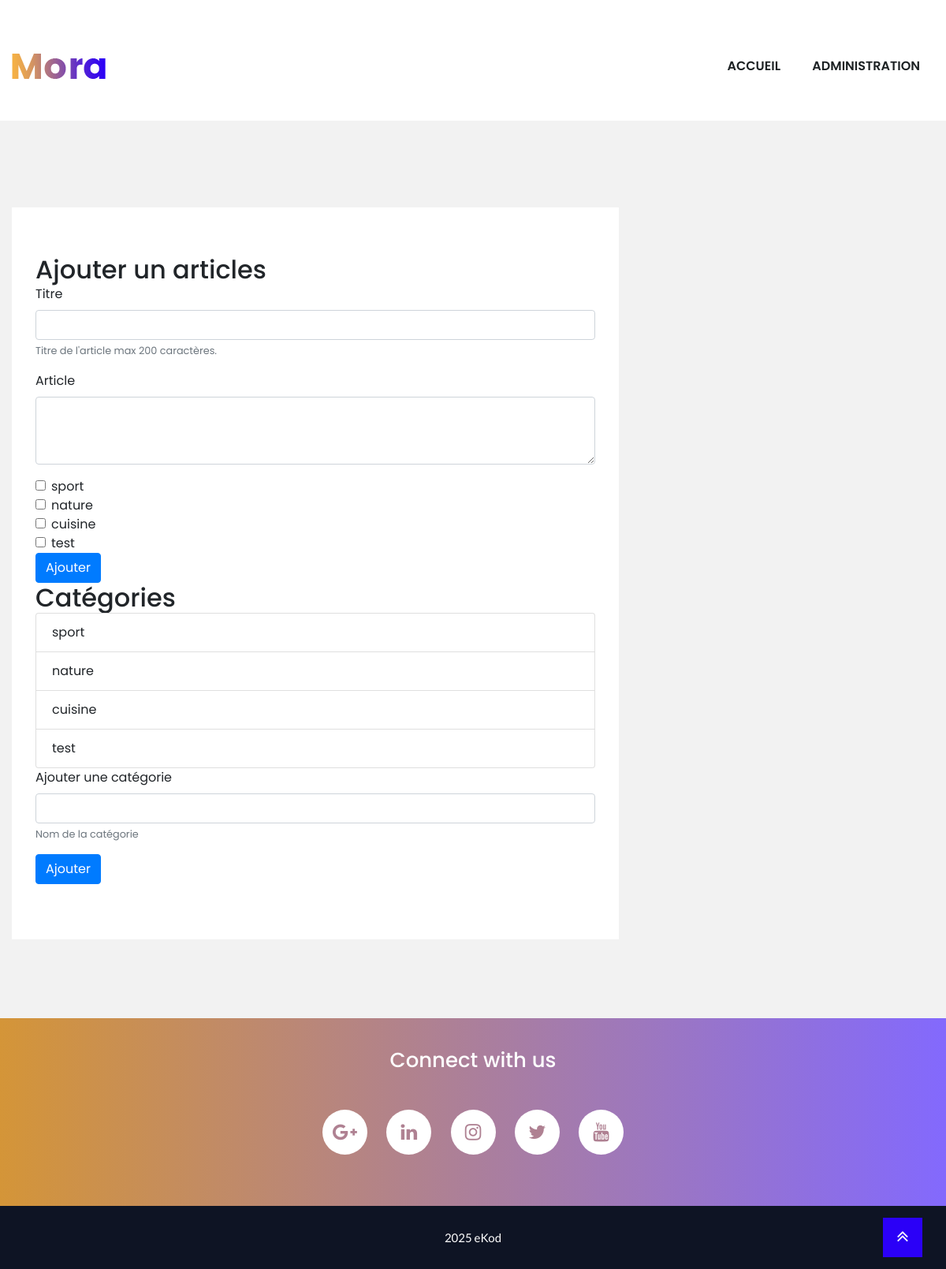
Screenshot of /mora-blog-placeholder/admin.php with the database file from the repository.
### tables this page shows
CREATE TABLE `category` (
  `id` int(11) NOT NULL,
  `name` varchar(255) NOT NULL
);

### mora-blog-placeholder/admin.php (the view, shortened to what this page needs)
<?php
include 'includes/header.php';
?>
    <section class="post_section news_post">
        <div class="container">
            <div class="row post_section_inner">
                <div class="col-lg-8">
                    <div class="news_left_sidebar">
                        <h2>Ajouter un articles</h2>
                        <form action="admin.php" method="post">
                            <div class="form-group">
                                <label for="post_title">Titre</label>
                                <input type="text" class="form-control" id="post_title" name="post_title" aria-describedby="titleHelp">
                                <small id="titleHelp" class="form-text text-muted">Titre de l'article max 200 caractères.</small>
                            </div>
                            <div class="form-group">
                                <label for="post_text">Article</label>
                                <textarea class="form-control" id="post_text" name="post_text" rows="3"></textarea>
                            </div>
                            <?php
                            $categories = $db->prepare("SELECT * FROM category");
                            $categories->execute();
                            while ($categorie = $categories->fetch()) {
                                echo '<div class="form-check">
                                <input class="form-check-input" type="checkbox" name="categories[]" value="'.$categorie['id'].'" id="cat_'.$categorie['id'].'">
                                <label class="form-check-label" for="cat_'.$categorie['id'].'">
                                    '.$categorie['name'].'
                                </label>
                            </div>';
                            }
                            ?>
                            <button type="submit" class="btn btn-primary">Ajouter</button>
                        </form>
                        <h2>Catégories</h2>
                        <ul class="list-group">
                        <?php
                        $categories = $db->prepare("SELECT * FROM category");
                        $categories->execute();
                        while ($categorie = $categories->fetch()) {
                            echo '<li class="list-group-item">'.$categorie['name'].'</li>';
                        }
                        ?>
                        </ul>
                        <form action="admin.php" method="post">
                            <div class="form-group">
                                <label for="category_name">Ajouter une catégorie</label>
                                <input type="text" class="form-control" id="category_name" name="category_name" aria-describedby="categoryHelp">
                                <small id="categoryHelp" class="form-text text-muted">Nom de la catégorie</small>
                            </div>
                            <button type="submit" class="btn btn-primary">Ajouter</button>
                        </form>
                    </div>
                </div>
            </div>
        </div>
    </section>
<?php
include 'includes/footer.php';

### rows the page displays
category: name "sport"
category: name "nature"
category: name "cuisine"
category: name "test"
